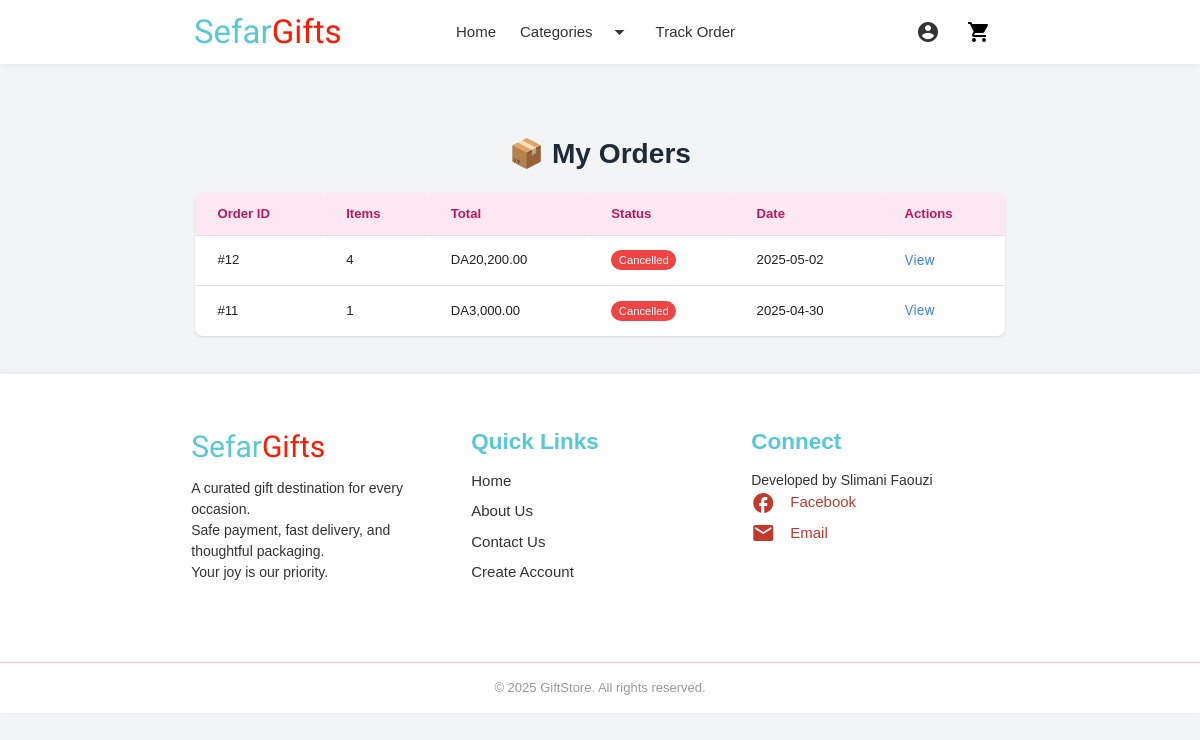
Before: /myorders.php (signed in) with the older database file.
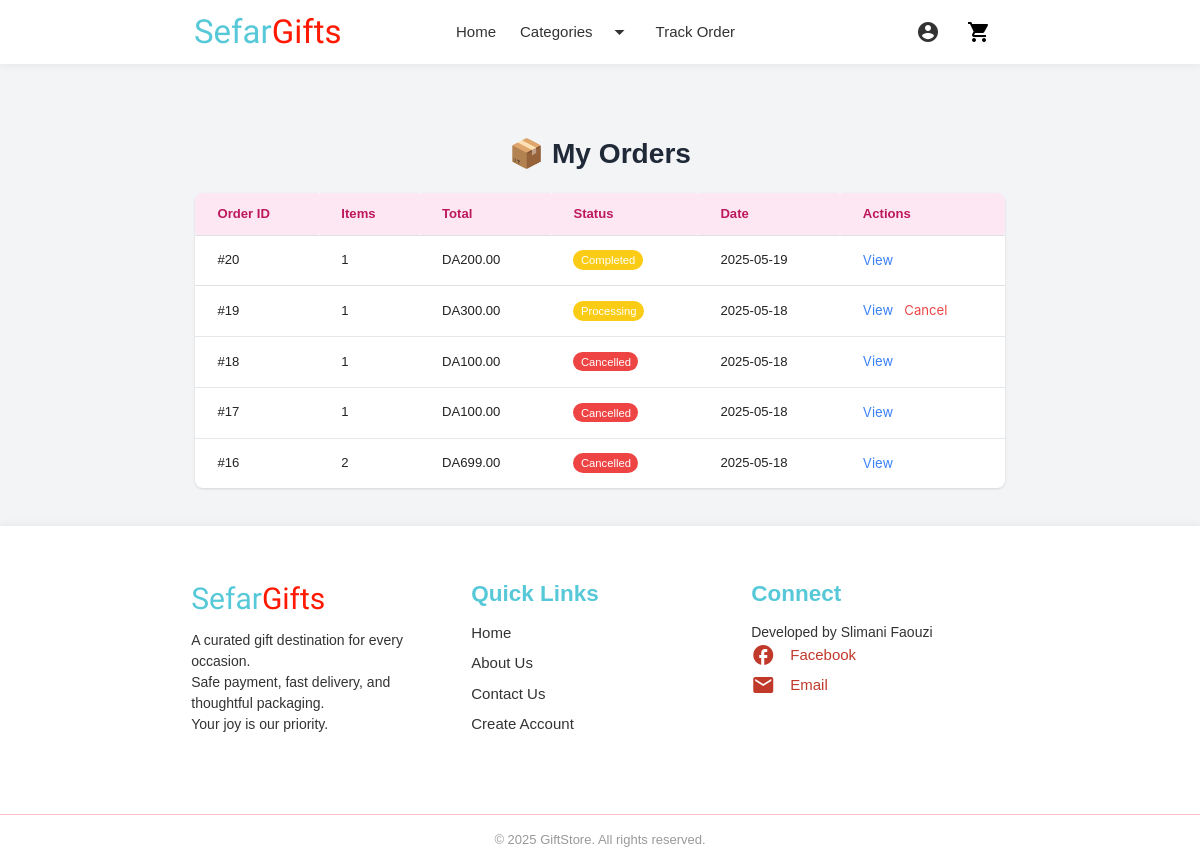
After: the same page with the newer database file.
### tables this page shows
CREATE TABLE IF NOT EXISTS `orders` (
  `id` int NOT NULL AUTO_INCREMENT,
  `user_name` varchar(100) DEFAULT NULL,
  `email` varchar(150) DEFAULT NULL,
  `address` text,
  `total_price` decimal(10,2) DEFAULT NULL,
  `order_status` enum('processing','validated','completed','cancelled','returned') DEFAULT 'processing',
  `created_at` timestamp NULL DEFAULT CURRENT_TIMESTAMP,
  `phone` varchar(20) DEFAULT NULL,
  `user_id` int DEFAULT NULL,
  PRIMARY KEY (`id`),
  KEY `user_id` (`user_id`)
);

### myorders.php (the view, shortened to what this page needs)
<?php
$conn = new mysqli("localhost", "root", "", "giftstore");
$user_email = $_SESSION["email"];
$sql = "SELECT o.id, o.total_price, o.order_status, o.created_at,
        (SELECT COUNT(*) FROM order_items WHERE order_id = o.id) as item_count
        FROM orders o WHERE o.email = ? ORDER BY o.created_at DESC";
$stmt = $conn->prepare($sql);
$stmt->bind_param("s", $user_email);
$stmt->execute();
$orders = $stmt->get_result();
?>
<!DOCTYPE html>
<html lang="en">
<head>
  <script src="https://cdn.tailwindcss.com"></script>
</head>
<body class="bg-gray-100">
  <?php include("navbar.php"); ?>
  <div class="container mx-auto px-4 py-10">
    <h2 class="text-3xl font-bold text-gray-800 mb-6 text-center">📦 My Orders</h2>
    <?php if ($orders && $orders->num_rows > 0): ?>
      <div class="bg-white shadow rounded-lg overflow-x-auto">
        <table class="min-w-full text-sm text-left">
          <thead class="bg-pink-100 text-pink-700">
            <tr>
              <th class="px-6 py-3">Order ID</th>
              <th class="px-6 py-3">Items</th>
              <th class="px-6 py-3">Total</th>
              <th class="px-6 py-3">Status</th>
              <th class="px-6 py-3">Date</th>
              <th class="px-6 py-3">Actions</th>
            </tr>
          </thead>
          <tbody class="divide-y divide-gray-200">
            <?php while ($order = $orders->fetch_assoc()): ?>
              <tr id="order-row-<?= $order["id"] ?>">
                <td class="px-6 py-4">#<?= $order["id"] ?></td>
                <td class="px-6 py-4"><?= $order["item_count"] ?></td>
                <td class="px-6 py-4">DA<?= number_format($order["total_price"], 2) ?></td>
                <td class="px-6 py-4" id="status-<?= $order["id"] ?>">
                  <?php
                  $color = match ($order["order_status"]) {
                    "shipped" => "bg-green-500",
                    "cancelled" => "bg-red-500",
                    default => "bg-yellow-400"
                  };
                  ?>
                  <span class="text-white text-xs px-2 py-1 rounded-full <?= $color ?>">
                    <?= ucfirst($order["order_status"]) ?>
                  </span>
                </td>
                <td class="px-6 py-4"><?= date("Y-m-d", strtotime($order["created_at"])) ?></td>
                <td class="px-6 py-4">
                  <button onclick="viewOrderDetails(<?= $order['id'] ?>)"
                    class="text-blue-500 hover:underline text-sm">View</button>
                  <?php if ($order["order_status"] === "processing"): ?>
                    <div id="cancel-section-<?= $order['id'] ?>" class="inline">
                      <button onclick="cancelOrder(<?= $order['id'] ?>)"
                        class="text-red-500 hover:underline text-sm ml-2">Cancel</button>
                    </div>
                  <?php endif; ?>
                </td>
              </tr>
            <?php endwhile; ?>
          </tbody>
        </table>
      </div>
    <?php endif; ?>
  </div>
  <?php include("footer.php"); ?>
</body>
</html>

Changed rows visible on the page:
removed orders: id "12", item_count "4", total_price "20,200.00", order_status "Cancelled", created_at "2025-05-02"
removed orders: id "11", item_count "1", total_price "3,000.00", order_status "Cancelled", created_at "2025-04-30"
added orders: id "20", item_count "1", total_price "200.00", order_status "Completed", created_at "2025-05-19"
added orders: id "19", item_count "1", total_price "300.00", order_status "Processing", created_at "2025-05-18"
added orders: id "18", item_count "1", total_price "100.00", order_status "Cancelled", created_at "2025-05-18"
added orders: id "17", item_count "1", total_price "100.00", order_status "Cancelled", created_at "2025-05-18"
added orders: id "16", item_count "2", total_price "699.00", order_status "Cancelled", created_at "2025-05-18"
